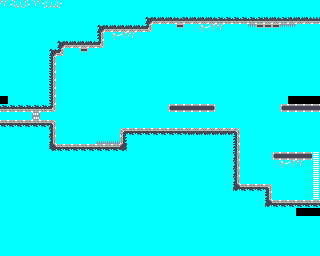

A level layout from a 2D game, rendered from its tile map. Below: a short description, then the map file with its tile-grid data intact:
An orthogonal 40x32 tile map with 8x8 px tiles, 1 tile layer (Tile Layer 1).

<map version="1.10" tiledversion="1.10.1" orientation="orthogonal" renderorder="right-down" width="40" height="32" tilewidth="8" tileheight="8" infinite="0" nextlayerid="2" nextobjectid="1">
 <tileset firstgid="1" source="layer_3.tsx" />
 <layer id="1" name="Tile Layer 1" width="40" height="32">
  <data encoding="csv">
14,2684354574,1073741838,536870926,2147483662,3758096398,3221225486,1610612750,1,1,1,1,1,1,1,1,1,1,1,1,1,1,1,1,1,1,1,1,1,1,1,1,1,1,1,1,1,1,1,1,
1,1,1,1,1,1,1,1,1,1,1,1,1,1,1,1,1,1,1,1,1,1,1,1,1,1,1,1,1,1,1,1,1,1,1,1,1,1,1,1,
1,1,1,1,1,1,1,1,1,1,1,1,1,1,1,1,1,1,9,37,37,37,2684354593,37,37,37,37,3221225479,3221225479,3221225479,3221225479,3221225479,3221225479,37,37,3221225479,37,37,37,1610612744,
1,1,1,1,1,1,1,1,1,1,1,1,9,37,37,37,37,37,38,1,1,1,18,1,1,12,13,14,1,1,1,3221225493,18,18,18,3221225493,3221225493,1,1,1,
1,1,1,1,1,1,1,1,1,1,1,1,3221225480,1,12,13,14,1,1,1,1,1,1,1,1,1,1,1,1,1,1,1,1,1,1,1,1,1,1,1,
1,1,1,1,1,1,1,9,37,37,37,37,38,1,1,1,1,1,1,1,1,1,1,1,1,1,1,1,1,1,1,1,1,1,1,1,1,1,1,1,
1,1,1,1,1,1,9,38,1,1,18,1,1,1,1,1,1,1,1,1,1,1,1,1,1,1,1,1,1,1,1,1,1,1,1,1,1,1,1,1,
1,1,1,1,1,1,2147483656,1,1,1,1,1,1,1,1,1,1,1,1,1,1,1,1,1,1,1,1,1,1,1,1,1,1,1,1,1,1,1,1,1,
1,1,1,1,1,1,2147483656,1,1,1,1,1,1,1,1,1,1,1,1,1,1,1,1,1,1,1,1,1,1,1,1,1,1,1,1,1,1,1,1,1,
1,1,1,1,1,1,2147483656,1,1,1,1,1,1,1,1,1,1,1,1,1,1,1,1,1,1,1,1,1,1,1,1,1,1,1,1,1,1,1,1,1,
1,1,1,1,1,1,2147483656,1,1,1,1,1,1,1,1,1,1,1,1,1,1,1,1,1,1,1,1,1,1,1,1,1,1,1,1,1,1,1,1,1,
1,1,1,1,1,1,2147483656,1,1,1,1,1,1,1,1,1,1,1,1,1,1,1,1,1,1,1,1,1,1,1,1,1,1,1,1,1,1,1,1,1,
0,1,1,1,1,1,2147483656,1,1,1,1,1,1,1,1,1,1,1,1,1,1,1,1,1,1,1,1,1,1,1,1,1,1,1,1,1,0,0,0,0,
3221225479,3221225479,3221225479,3221225479,3221225479,3221225479,38,1,1,1,1,1,1,1,1,1,1,1,1,1,1,3,4,4,4,4,22,1,1,1,1,1,1,1,1,3,4,4,4,4,
1,1,1,1,5,1,1,1,1,1,1,1,1,1,1,1,1,1,1,1,1,1,1,1,1,1,1,1,1,1,1,1,1,1,1,1,1,1,1,1,
7,7,7,7,7,7,27,1,1,1,1,1,1,1,1,1,1,1,1,1,1,1,1,1,1,1,1,1,1,1,1,1,1,1,1,1,1,1,1,1,
1,1,1,1,1,1,33,1,1,1,1,1,1,1,1,6,7,7,7,7,7,7,7,3221225509,3221225509,3221225509,3221225509,3221225509,3221225509,536870948,1,1,1,1,1,1,1,1,1,1,
1,1,1,1,1,1,33,1,1,1,1,1,21,21,21,8,1,1,1,1,1,1,1,1,1,1,1,1,1,3221225480,1,1,1,1,1,1,1,1,1,1,
1,1,1,1,1,1,3221225482,7,7,7,7,7,7,7,7,17,1,1,1,1,1,1,1,1,1,1,1,1,1,3221225480,1,1,1,1,1,1,1,1,1,1,
1,1,1,1,1,1,1,1,1,1,1,1,1,1,1,1,1,1,1,1,1,1,1,1,1,1,1,1,1,33,1,1,1,1,3,4,4,4,4,11,
1,1,1,1,1,1,1,1,1,1,1,1,1,1,1,1,1,1,1,1,1,1,1,1,1,1,1,1,1,33,1,1,1,1,1,12,13,14,1,11,
1,1,1,1,1,1,1,1,1,1,1,1,1,1,1,1,1,1,1,1,1,1,1,1,1,1,1,1,1,33,1,1,1,1,1,1,1,1,1,11,
1,1,1,1,1,1,1,1,1,1,1,1,1,1,1,1,1,1,1,1,1,1,1,1,1,1,1,1,1,33,1,1,1,1,1,1,1,1,1,11,
1,1,1,1,1,1,1,1,1,1,1,1,1,1,1,1,1,1,1,1,1,1,1,1,1,1,1,1,1,16,7,7,7,1610612774,1,1,1,1,1,11,
1,1,1,1,1,1,1,1,1,1,1,1,1,1,1,1,1,1,1,1,1,1,1,1,1,1,1,1,1,1,1,1,1,536870949,1,1,1,1,1,11,
1,1,1,1,1,1,1,1,1,1,1,1,1,1,1,1,1,1,1,1,1,1,1,1,1,1,1,1,1,1,1,1,1,16,7,7,7,7,7,7,
1,1,1,1,1,1,1,1,1,1,1,1,1,1,1,1,1,1,1,1,1,1,1,1,1,1,1,1,1,1,1,1,1,1,1,1,1,0,0,0,
1,1,1,1,1,1,1,1,1,1,1,1,1,1,1,1,1,1,1,1,1,1,1,1,1,1,1,1,1,1,1,1,1,1,1,1,1,1,1,1,
1,1,1,1,1,1,1,1,1,1,1,1,1,1,1,1,1,1,1,1,1,1,1,1,1,1,1,1,1,1,1,1,1,1,1,1,1,1,1,1,
1,1,1,1,1,1,1,1,1,1,1,1,1,1,1,1,1,1,1,1,1,1,1,1,1,1,1,1,1,1,1,1,1,1,1,1,1,1,1,1,
1,1,1,1,1,1,1,1,1,1,1,1,1,1,1,1,1,1,1,1,1,1,1,1,1,1,1,1,1,1,1,1,1,1,1,1,1,1,1,1,
1,1,1,1,1,1,1,1,1,1,1,1,1,1,1,1,1,1,1,1,1,1,1,1,1,1,1,1,1,1,1,1,1,1,1,1,1,1,1,1
</data>
 </layer>
</map>